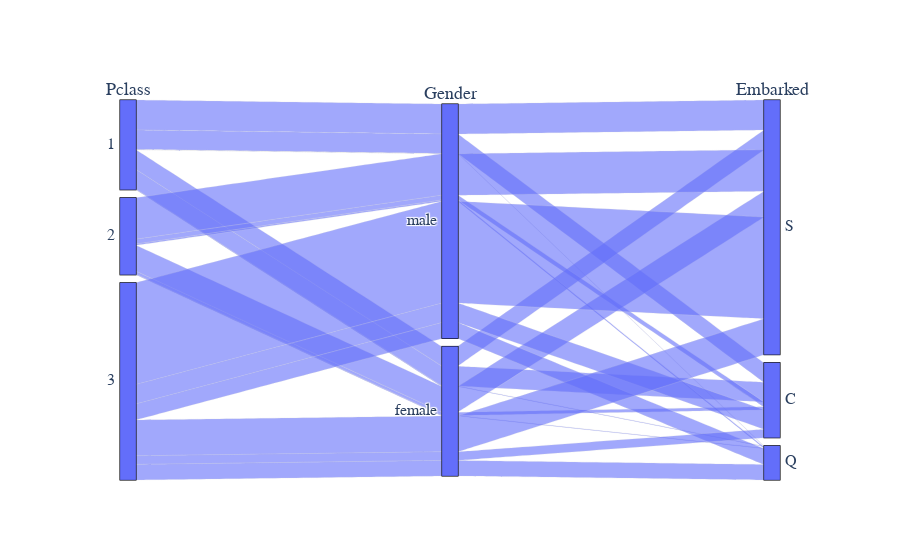

The notebook cell saved with this chart:
### Code cell
# Create dimensions
pclass_dim = go.parcats.Dimension(values=titanic_data['Pclass'], categoryorder='category ascending', label='Pclass')

gender_dim = go.parcats.Dimension(values=titanic_data['Gender'], label='Gender')

embarked_dim = go.parcats.Dimension(values=titanic_data['Embarked'], label="Embarked")

# Create parcats
                   
fig = go.Figure(data = [go.Parcats(dimensions=[pclass_dim, gender_dim, embarked_dim],
        hoverinfo='count+probability',
        labelfont={'size': 18, 'family': 'Times'},
        tickfont={'size': 16, 'family': 'Times'},
        arrangement='freeform')])

fig.show()

### Figure 1 — Plotly figure (JSON) as saved in the notebook; plotly's stock layout.template omitted (floating-point values rounded to 4 significant figures; data arrays with more than 128 entries replaced by an {"elided": "..."} marker saying what was removed)
{"data": [{"arrangement": "freeform", "dimensions": [{"categoryorder": "category ascending", "label": "Pclass", "values": {"elided": "1309 int values"}}, {"label": "Gender", "values": {"elided": "1309 str values"}}, {"label": "Embarked", "values": {"elided": "1309 str values"}}], "hoverinfo": "count+probability", "labelfont": {"family": "Times", "size": 18}, "tickfont": {"family": "Times", "size": 16}, "type": "parcats"}], "layout": {}}
